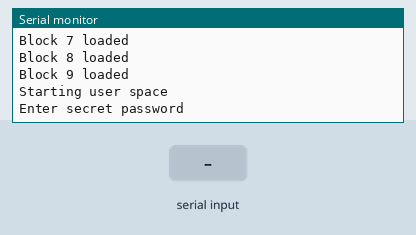
The sketch below on a simulated Arduino Uno, built with avr-gcc and run on an emulated ATmega328P. Shown: the last lines printed to the serial monitor. The test bench sets the inputs (shaded band).

Above: at 6.3 s.
6.4 s: "hunter2\n" received over Serial
At 8.6 s:
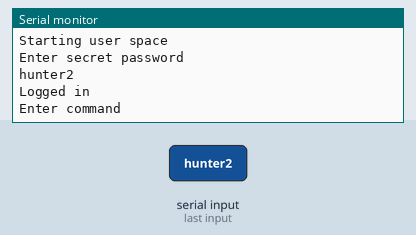
8.9 s: "ping\n" received over Serial
At 10.7 s:
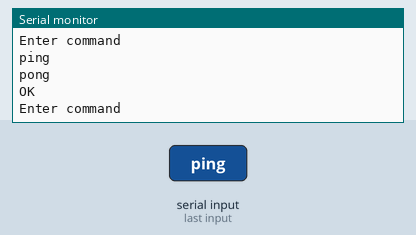
11.3 s: "version\n" received over Serial
At 13.5 s:
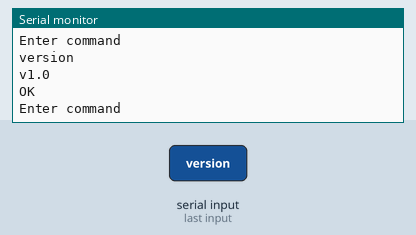
13.8 s: "reset\n" received over Serial
At 16.1 s:
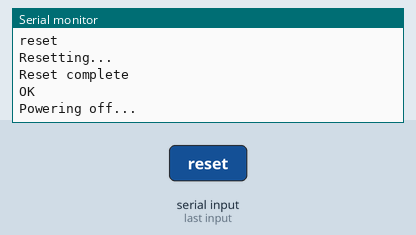
Timing chart, 0 to 17.3 s (numbered marks = the images above; inputs shaded):
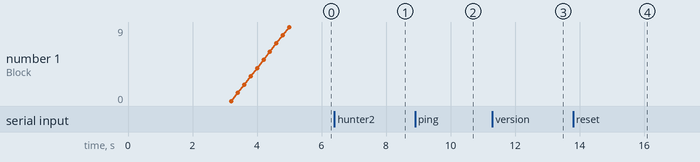

The sketch:

mock_device.ino
```cpp
enum Result {
  OK,
  ERR,
  EXIT
};

void setup() {
  Serial.begin(115200);
}

void loop() {
  startup();
  delay(500);
  authenticate();
  run_commands();
}

void authenticate() {
  while (true) {
    Serial.println("Enter secret password");
    String password = read_line();
    if (password == "hunter2") {
      Serial.println("Logged in");
      return;
    } else {
      Serial.println("Wrong password");
    }
  }
}

void startup() {
  Serial.println("Booting...");
  delay(3000);
  Serial.println("Loading blocks...");
  for (int i = 0; i < 10; i++) {
    delay(200);
    Serial.print("Block ");
    Serial.print(i);
    Serial.println(" loaded");
  }
  Serial.println("Starting user space");
}

bool run_commands() {
  while (true) {
    Serial.println("Enter command");
    String command = read_line();
    Result result = run_command(command);
    if (result == OK) {
      Serial.println("OK");
    } else if (result == ERR) {
      Serial.println("ERROR");
    } else {
      Serial.println("OK");
      Serial.println("Powering off...");
      delay(3000);
      return;
    }
  }
}

Result run_command(String command) {
  if (command == "ping") {
    Serial.println("pong");
    return OK;
  } else if (command == "version") {
    Serial.println("v1.0");
    return OK;
  } else if (command == "reset") {
    Serial.println("Resetting...");
    delay(500);
    Serial.println("Reset complete");
    return EXIT;
  } else if (command == "calculate") {
    Serial.println("42");
    return OK;
  } else {
    Serial.println("Unknown command");
    return ERR;
  }
}

String read_line() {
  String line = "";
  while (line == "") {
    line = Serial.readStringUntil("\n");
  }
  line.trim();
  Serial.println(line);
  return line;
}
```

Measured:
- after the input at 6.4 s, the serial monitor: prints a new line after 1.0 s (image 1)
- after the input at 8.9 s, the serial monitor: prints a new line after 1.0 s (image 2)
- after the input at 11.3 s, the serial monitor: prints a new line after 1.0 s (image 3)
- after the input at 13.8 s, the serial monitor: prints a new line after 1.0 s (image 4)
